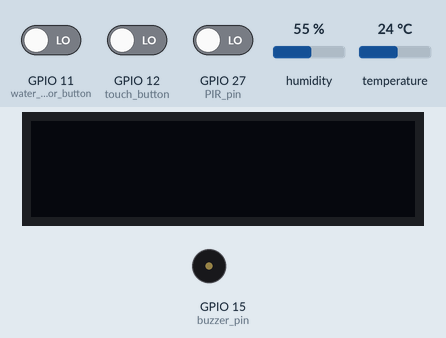
This sketch was run on a simulated ESP32. On the bench: 128×32 one-colour display, buzzer (waves = sounding, pin HIGH). The inputs (shaded band) are chosen by the test bench; at power-on: GPIO 11 (water_sensor_button) LOW, GPIO 12 (touch_button) LOW, GPIO 27 (PIR_pin) LOW, humidity 55 %, temperature 24 °C.

Above: at 4.5 s.
4.6 s: GPIO 11 (water_sensor_button) driven HIGH and GPIO 12 (touch_button) driven HIGH
At 5.0 s:
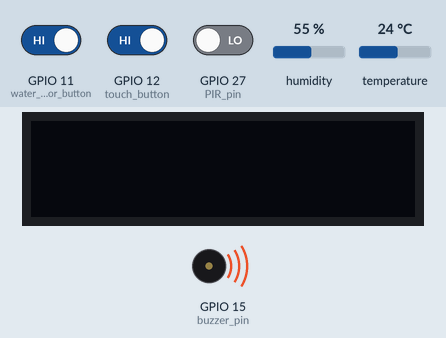
At 8.2 s:
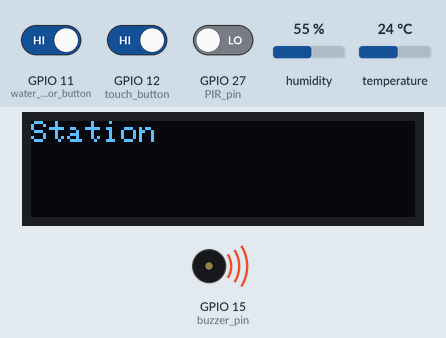
Timing chart, 0 to 15.8 s (numbered marks = the images above; inputs shaded):
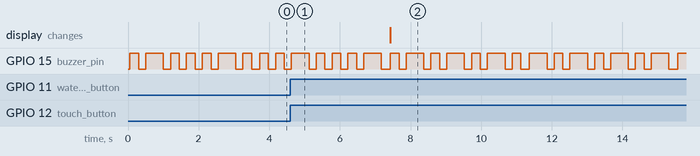

Measured:
- after the input at 4.6 s, the display: changes after 2.8 s (image 2)

The sketch:

UART.ino
```cpp
#include <HardwareSerial.h>
#include <Keypad.h>
#include "DHT.h"
#include <Wire.h>
#include <Adafruit_GFX.h>
#include <Adafruit_SSD1306.h>

// OLED display width and height
#define SCREEN_WIDTH 128
#define SCREEN_HEIGHT 32

// OLED reset pin (some displays may need it, set to -1 if not used)
#define OLED_RESET -1

// Create an instance of the SSD1306 display
Adafruit_SSD1306 display(SCREEN_WIDTH, SCREEN_HEIGHT, &Wire, OLED_RESET);

const int ROWS = 4;
const int COLS = 4;
const int buzzer_pin = 15;
const int PIR_pin = 27;
const int DHT_pin = 14;
int DHT_type = DHT11;
const int water_sensor_button = 11;
const int touch_button = 12;

DHT dht(DHT_pin, DHT_type);

char keys[ROWS][COLS] = {
  {'1', '2', '3', 'A'},
  {'4', '5', '6', 'B'},
  {'7', '8', '9', 'C'},
  {'*', '0', '#', 'D'}
};
byte rowPins[ROWS] = {36, 39, 34, 35};
byte colPins[COLS] = {32, 33, 25, 26};

Keypad keypad = Keypad(makeKeymap(keys), rowPins, colPins, ROWS, COLS);

HardwareSerial mySerial(1);

String beeps = "";

String password = "";

void setup() {
  mySerial.begin(115200, SERIAL_8N1, 16, 17); // RX, TX pins
  Serial.begin(115200);

  pinMode(buzzer_pin, OUTPUT);
  pinMode(PIR_pin, INPUT);
  pinMode(water_sensor_button, INPUT);
  pinMode(touch_button, INPUT);

  digitalWrite(buzzer_pin, LOW);

  dht.begin();

  if (!display.begin(SSD1306_I2C_ADDRESS, OLED_RESET)) {
    Serial.println(F("SSD1306 allocation failed"));
    for (;;); // Stop execution
  }
  display.clearDisplay();
  display.setTextSize(1);
  display.setTextColor(WHITE);
}

void loop() {
  float humidity = dht.readHumidity();
  float temperature = dht.readTemperature();
  char key = keypad.getKey();
  int reading = digitalRead(touch_button);
  if (reading == HIGH) {
    display.clearDisplay();
    // Set the cursor position (adjust based on where you want to display the text)
    display.setCursor(0, 0);     // Top-left corner (x=0, y=0)

    // Print text
    display.println("Station");

    // Update the display with the buffer content
    display.display();
  } else {
    display.clearDisplay();
  }
  if (key) {
    if (key >= '0' && key <= '9') {
      password += key;
    }
    if (key == '#') {
      password = "";
    }
    if (password.length() == 8) {
      mySerial.print("password:");
      mySerial.println(password);
      password = "";
    }
  }

  if (mySerial.available()) {
    char command = (char)mySerial.read();
    if (command == 'B') {
      append_beep('B');
    } else if (command == 'b') {
      append_beep('b');
    }
  }
  if (isnan(humidity) || isnan(temperature)) {
    append_beep('b');
    append_beep('b');
  } else {
    if (temperature > 37) {
      append_beep('B');
    } else {
      append_beep('b');
    }
    if (humidity > 50) {
      append_beep('B');
    } else {
      append_beep('B');
    }
  }
  bool motion = digitalRead(PIR_pin);
  if (motion) {
    append_beep('B');
  } else {
    append_beep('b');
  }
  int water = digitalRead(water_sensor_button);
  if (water == HIGH) {
    append_beep('B');
  } else {
    append_beep('b');
  }
}

void append_beep(char beepType) {
  if (beeps.length() < 7) {
    beeps += beepType;
  }

  if (beeps.length() == 7) {
    if (beeps != "bbbbbbb") {
      activate_sequence();
    }
    beeps = "";
  }
}

void activate_sequence() {
  for (int i = 0; i < beeps.length(); i++) {
    if (beeps[i] == 'B') {
      long_beep();
    } else if (beeps[i] == 'b') {
      short_beep();
    }
  }
}

void short_beep() {
  digitalWrite(buzzer_pin, HIGH);
  delay(250);
  digitalWrite(buzzer_pin, LOW);
  delay(200);
}

void long_beep() {
  digitalWrite(buzzer_pin, HIGH);
  delay(500);
  digitalWrite(buzzer_pin, LOW);
  delay(200);
}
```
